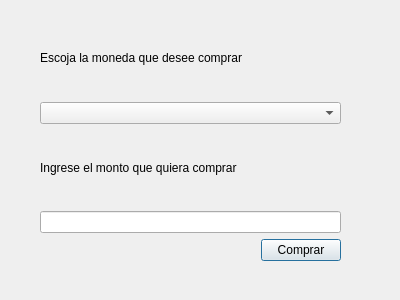
<?xml version="1.0" encoding="UTF-8"?>
<ui version="4.0">
 <class>Dialog</class>
 <widget class="QDialog" name="Dialog">
  <property name="geometry">
   <rect>
    <x>0</x>
    <y>0</y>
    <width>400</width>
    <height>300</height>
   </rect>
  </property>
  <property name="windowTitle">
   <string>Dialog</string>
  </property>
  <widget class="QWidget" name="verticalLayoutWidget">
   <property name="geometry">
    <rect>
     <x>40</x>
     <y>20</y>
     <width>301</width>
     <height>261</height>
    </rect>
   </property>
   <layout class="QVBoxLayout" name="verticalLayout">
    <item>
     <widget class="QLabel" name="label">
      <property name="text">
       <string>Escoja la moneda que desee comprar</string>
      </property>
     </widget>
    </item>
    <item>
     <widget class="QComboBox" name="CryptoBox"/>
    </item>
    <item>
     <widget class="QLabel" name="label_2">
      <property name="text">
       <string>Ingrese el monto que quiera comprar</string>
      </property>
     </widget>
    </item>
    <item>
     <widget class="QLineEdit" name="buyTxt"/>
    </item>
    <item>
     <layout class="QHBoxLayout" name="horizontalLayout">
      <item>
       <spacer name="horizontalSpacer_2">
        <property name="orientation">
         <enum>Qt::Horizontal</enum>
        </property>
        <property name="sizeHint" stdset="0">
         <size>
          <width>40</width>
          <height>20</height>
         </size>
        </property>
       </spacer>
      </item>
      <item>
       <spacer name="horizontalSpacer">
        <property name="orientation">
         <enum>Qt::Horizontal</enum>
        </property>
        <property name="sizeHint" stdset="0">
         <size>
          <width>40</width>
          <height>20</height>
         </size>
        </property>
       </spacer>
      </item>
      <item>
       <widget class="QPushButton" name="BuyBtn">
        <property name="text">
         <string>Comprar</string>
        </property>
       </widget>
      </item>
     </layout>
    </item>
    <item>
     <spacer name="horizontalSpacer_3">
      <property name="orientation">
       <enum>Qt::Horizontal</enum>
      </property>
      <property name="sizeHint" stdset="0">
       <size>
        <width>40</width>
        <height>20</height>
       </size>
      </property>
     </spacer>
    </item>
   </layout>
  </widget>
 </widget>
 <resources/>
 <connections/>
</ui>
